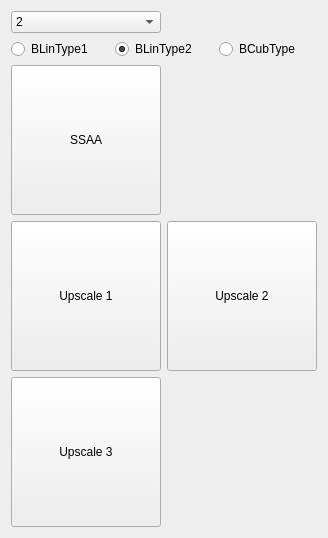
<?xml version="1.0" encoding="UTF-8"?>
<ui version="4.0">
 <class>AA</class>
 <widget class="QWidget" name="AA">
  <property name="geometry">
   <rect>
    <x>0</x>
    <y>0</y>
    <width>324</width>
    <height>536</height>
   </rect>
  </property>
  <property name="windowTitle">
   <string>Form</string>
  </property>
  <layout class="QGridLayout" name="gridLayout">
   <item row="0" column="0">
    <widget class="QComboBox" name="AAStep">
     <item>
      <property name="text">
       <string>2</string>
      </property>
     </item>
     <item>
      <property name="text">
       <string>3</string>
      </property>
     </item>
     <item>
      <property name="text">
       <string>4</string>
      </property>
     </item>
     <item>
      <property name="text">
       <string>8</string>
      </property>
     </item>
    </widget>
   </item>
   <item row="1" column="0" colspan="2">
    <layout class="QHBoxLayout" name="horizontalLayout">
     <item>
      <widget class="QRadioButton" name="Bl1">
       <property name="maximumSize">
        <size>
         <width>16777215</width>
         <height>50</height>
        </size>
       </property>
       <property name="text">
        <string>BLinType1</string>
       </property>
       <property name="checked">
        <bool>false</bool>
       </property>
      </widget>
     </item>
     <item>
      <widget class="QRadioButton" name="Bl2">
       <property name="maximumSize">
        <size>
         <width>16777215</width>
         <height>50</height>
        </size>
       </property>
       <property name="text">
        <string>BLinType2</string>
       </property>
       <property name="checked">
        <bool>true</bool>
       </property>
      </widget>
     </item>
     <item>
      <widget class="QRadioButton" name="BC">
       <property name="maximumSize">
        <size>
         <width>16777215</width>
         <height>50</height>
        </size>
       </property>
       <property name="text">
        <string>BCubType</string>
       </property>
      </widget>
     </item>
    </layout>
   </item>
   <item row="2" column="0">
    <widget class="QPushButton" name="SSAA_Button">
     <property name="minimumSize">
      <size>
       <width>150</width>
       <height>150</height>
      </size>
     </property>
     <property name="maximumSize">
      <size>
       <width>150</width>
       <height>150</height>
      </size>
     </property>
     <property name="text">
      <string>SSAA</string>
     </property>
    </widget>
   </item>
   <item row="3" column="0">
    <widget class="QPushButton" name="Upscale1">
     <property name="minimumSize">
      <size>
       <width>150</width>
       <height>150</height>
      </size>
     </property>
     <property name="maximumSize">
      <size>
       <width>150</width>
       <height>150</height>
      </size>
     </property>
     <property name="text">
      <string>Upscale 1</string>
     </property>
    </widget>
   </item>
   <item row="3" column="1">
    <widget class="QPushButton" name="Upscale2">
     <property name="minimumSize">
      <size>
       <width>150</width>
       <height>150</height>
      </size>
     </property>
     <property name="maximumSize">
      <size>
       <width>150</width>
       <height>150</height>
      </size>
     </property>
     <property name="text">
      <string>Upscale 2</string>
     </property>
    </widget>
   </item>
   <item row="4" column="0">
    <widget class="QPushButton" name="Upscale3">
     <property name="minimumSize">
      <size>
       <width>150</width>
       <height>150</height>
      </size>
     </property>
     <property name="maximumSize">
      <size>
       <width>150</width>
       <height>150</height>
      </size>
     </property>
     <property name="text">
      <string>Upscale 3</string>
     </property>
    </widget>
   </item>
  </layout>
 </widget>
 <resources/>
 <connections/>
</ui>
